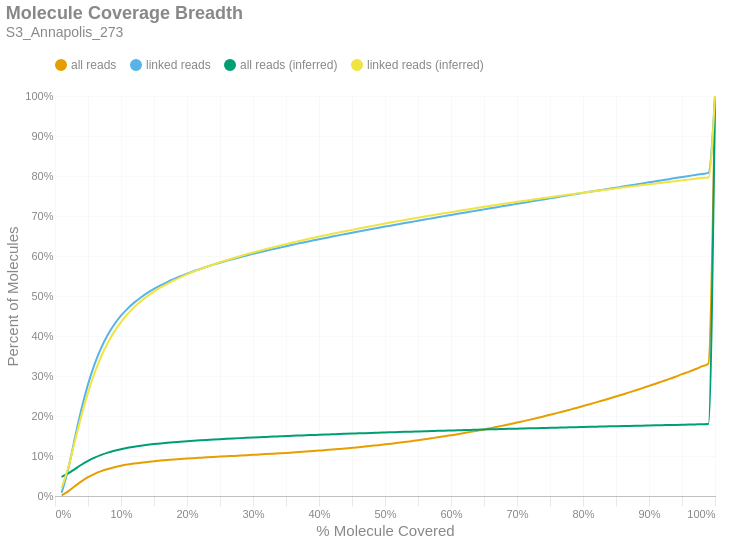

The cell this chart's notebook holds for it:
### Markdown cell above
### Molecule Read Coverage
This chart shows molecule coverage breadth as computed by the number of bases aligned to that molecule. In other words, "*how much of each unique long molecule is actually sequenced/aligned?*" Keep in mind there is a distinction between sequences and alignments, since some sequences belonging to a particular molecule may not align well and wouldn't appear in the alignment data. This chart also shows molecule coverage breadth as computed by the *inferred fragment* from which the aligned sequences originate. Unlike read coverage, this calculation takes into account the total insert size, including unsequenced gaps between the forward and reverse reads. Like the previous figures, these are cumulative percents.

### Code cell
if SKIPLR:
    print_html(f"Skipped")
else:
    binned_df = consolidated_hist(valids['coverage_bp'], mask, 0.01, True)
    binned_df_inf = consolidated_hist(valids['coverage_inserts'], mask, 0.01, True)
    binned_df = binned_df.with_columns(pl.lit(binned_df_inf['all reads (cumsum)']).alias('all reads (inferred)'))
    binned_df = binned_df.with_columns(pl.lit(binned_df_inf['linked reads (cumsum)']).alias('linked reads (inferred)'))
    binned_df = binned_df.with_columns(
        (pl.col('bin').cast(pl.Float64) + 0.01).alias('right_edge')
    )

    with SafeRender(binned_df):
        (
            density_plot(binned_df, 'Molecule Coverage Breadth', samplename, 'molcov', ['all reads (inferred)','linked reads (inferred)'])
            .encode(
                #x=alt.X('bin:Q', title="% Molecule Covered").axis(format = '%').scale(padding=0),
                x=alt.X('right_edge:Q', title="% Molecule Covered").axis(format='%').scale(padding=0),
                y=alt.Y('value:Q', title='Percent of Molecules')
                    .axis(format='%')
                    .stack(False)
                    .scale(domainMin=0, padding=0),
                color=alt.Color("key:N").scale(domain = ["all reads", "linked reads", "all reads (inferred)", "linked reads (inferred)"]),
                tooltip = [
                    alt.Tooltip("key:N", title = "Data Type"),
                    alt.Tooltip("range_label:N", title="% Molecule Covered"),
                    alt.Tooltip("value:Q", format = ".2%", title="% Molecules")
                ]
            )
        ).display()

### Figure 1 — Vega-Lite specification as saved in the notebook (floating-point values rounded to 4 significant figures)
{"width": "container", "height": 400, "config": {"title": {"anchor": "start", "dy": -15, "fontSize": 18, "color": "#888888", "subtitleColor": "#888888", "subtitleFontSize": 14}, "arc": {"fill": "#0072B2"}, "axis": {"domainColor": "#888888", "domainWidth": 0.5, "gridWidth": 0.2, "grid": false, "titleFontWeight": 400, "titleFontSize": 15, "labelFontSize": 11, "labelColor": "#888888", "tickColor": "#888888", "tickWidth": 0.2, "titleColor": "#888888"}, "axisBand": {"grid": false}, "axisX": {"grid": true, "tickSize": 10, "domainCap": "round"}, "axisY": {"domain": false, "grid": true, "tickSize": 0, "domainCap": "round"}, "background": "transparent", "header": {"labelFontSize": 15, "labelColor": "#888888", "titleFontSize": 15, "titleFontWeight": 600, "titleColor": "#888888"}, "legend": {"labelFont": "sans-serif", "labelFontSize": 12, "labelColor": "#888888", "symbolSize": 100, "symbolType": "circle", "titleFontSize": 12, "titlePadding": 10, "titleColor": "#888888", "title": null, "orient": "top"}, "range": {"category": ["#E69F00", "#56B4E9", "#009E73", "#F0E442", "#0072B2", "#D55E00", "#CC79A7", "#000000"], "diverging": ["#cfe8f3", "#a2d4ec", "#73bfe2", "#46abdb", "#1696d2", "#12719e"]}, "area": {"fill": "#0072B2", "fillOpacity": 0.7, "line": true, "strokeOpacity": 0.7}, "line": {"color": "#0072B2", "stroke": "#0072B2", "strokeWidth": 2}, "trail": {"color": "#0072B2", "stroke": "#0072B2", "strokeWidth": 0, "size": 1}, "point": {"filled": true, "fillOpacity": 1.0, "size": 95}, "text": {"color": "#888888", "fontSize": 11, "align": "right", "fontWeight": 400, "size": 11}, "bar": {"fill": "#0072B2", "stroke": null}, "view": {"stroke": null, "continuousWidth": 660, "continuousHeight": 400}}, "data": {"name": "data-28574bd2c6925624fb83f346ff1dd009"}, "mark": {"type": "line", "interpolate": "monotone", "point": {"opacity": 0, "size": 275}}, "encoding": {"color": {"field": "key", "scale": {"domain": ["all reads", "linked reads", "all reads (inferred)", "linked reads (inferred)"]}, "type": "nominal"}, "tooltip": [{"field": "key", "title": "Data Type", "type": "nominal"}, {"field": "range_label", "title": "% Molecule Covered", "type": "nominal"}, {"field": "value", "format": ".2%", "title": "% Molecules", "type": "quantitative"}], "x": {"axis": {"format": "%"}, "field": "right_edge", "scale": {"padding": 0}, "title": "% Molecule Covered", "type": "quantitative"}, "y": {"axis": {"format": "%"}, "field": "value", "scale": {"domainMin": 0, "padding": 0}, "stack": false, "title": "Percent of Molecules", "type": "quantitative"}}, "params": [{"name": "param_c36ac31b6afebe62", "select": {"type": "point", "fields": ["key"]}, "bind": "legend"}], "title": {"text": "Molecule Coverage Breadth", "subtitle": "S3_Annapolis_273"}, "transform": [{"fold": ["all reads (cumsum)", "linked reads (cumsum)", "all reads (inferred)", "linked reads (inferred)"]}, {"calculate": "replace(datum.key, ' (cumsum)', '')", "as": "key"}, {"filter": {"param": "param_c36ac31b6afebe62"}}], "usermeta": {"embedOptions": {"downloadFileName": "S3_Annapolis_273.molcov"}}, "$schema": "https://vega.github.io/schema/vega-lite/v6.1.0.json", "datasets": {"data-28574bd2c6925624fb83f346ff1dd009": [{"bin": "0.0", "interval": "0.0-0.01", "all reads": 0.001492, "linked reads": 0.007995, "all reads (cumsum)": 0.001492, "linked reads (cumsum)": 0.007995, "range_label": "0.0-0.01", "all reads (inferred)": 0.04784, "linked reads (inferred)": 0.02013, "right_edge": 0.01}, {"bin": "0.01", "interval": "0.01-0.02", "all reads": 0.009984, "linked reads": 0.05889, "all reads (cumsum)": 0.01148, "linked reads (cumsum)": 0.06688, "range_label": "0.01-0.02", "all reads (inferred)": 0.05639, "linked reads (inferred)": 0.07073, "right_edge": 0.02}, {"bin": "0.02", "interval": "0.02-0.03", "all reads": 0.01289, "linked reads": 0.07703, "all reads (cumsum)": 0.02437, "linked reads (cumsum)": 0.1439, "range_label": "0.02-0.03", "all reads (inferred)": 0.06738, "linked reads (inferred)": 0.1365, "right_edge": 0.03}, {"bin": "0.03", "interval": "0.03-0.04", "all reads": 0.01219, "linked reads": 0.07294, "all reads (cumsum)": 0.03656, "linked reads (cumsum)": 0.2168, "range_label": "0.03-0.04", "all reads (inferred)": 0.0781, "linked reads (inferred)": 0.2009, "right_edge": 0.04}, {"bin": "0.04", "interval": "0.04-0.05", "all reads": 0.01038, "linked reads": 0.06225, "all reads (cumsum)": 0.04694, "linked reads (cumsum)": 0.2791, "range_label": "0.04-0.05", "all reads (inferred)": 0.08769, "linked reads (inferred)": 0.2585, "right_edge": 0.05}, {"bin": "0.05", "interval": "0.05-0.06", "all reads": 0.00847, "linked reads": 0.05074, "all reads (cumsum)": 0.05541, "linked reads (cumsum)": 0.3298, "range_label": "0.05-0.06", "all reads (inferred)": 0.09589, "linked reads (inferred)": 0.3077, "right_edge": 0.06}, {"bin": "0.06", "interval": "0.06-0.07", "all reads": 0.006785, "linked reads": 0.04066, "all reads (cumsum)": 0.0622, "linked reads (cumsum)": 0.3705, "range_label": "0.06-0.07", "all reads (inferred)": 0.1027, "linked reads (inferred)": 0.3487, "right_edge": 0.07}, {"bin": "0.07", "interval": "0.07-0.08", "all reads": 0.005432, "linked reads": 0.03254, "all reads (cumsum)": 0.06763, "linked reads (cumsum)": 0.403, "range_label": "0.07-0.08", "all reads (inferred)": 0.1084, "linked reads (inferred)": 0.3829, "right_edge": 0.08}, {"bin": "0.08", "interval": "0.08-0.09", "all reads": 0.004396, "linked reads": 0.02625, "all reads (cumsum)": 0.07203, "linked reads (cumsum)": 0.4293, "range_label": "0.08-0.09", "all reads (inferred)": 0.1131, "linked reads (inferred)": 0.411, "right_edge": 0.09}, {"bin": "0.09", "interval": "0.09-0.1", "all reads": 0.0036, "linked reads": 0.02142, "all reads (cumsum)": 0.07563, "linked reads (cumsum)": 0.4507, "range_label": "0.09-0.1", "all reads (inferred)": 0.117, "linked reads (inferred)": 0.4347, "right_edge": 0.1}, {"bin": "0.1", "interval": "0.1-0.11", "all reads": 0.003002, "linked reads": 0.01777, "all reads (cumsum)": 0.07863, "linked reads (cumsum)": 0.4685, "range_label": "0.1-0.11", "all reads (inferred)": 0.1204, "linked reads (inferred)": 0.455, "right_edge": 0.11}, {"bin": "0.11", "interval": "0.11-0.12", "all reads": 0.002526, "linked reads": 0.01493, "all reads (cumsum)": 0.08115, "linked reads (cumsum)": 0.4834, "range_label": "0.11-0.12", "all reads (inferred)": 0.1232, "linked reads (inferred)": 0.4719, "right_edge": 0.12}, {"bin": "0.12", "interval": "0.12-0.13", "all reads": 0.002187, "linked reads": 0.01297, "all reads (cumsum)": 0.08334, "linked reads (cumsum)": 0.4964, "range_label": "0.12-0.13", "all reads (inferred)": 0.1257, "linked reads (inferred)": 0.4866, "right_edge": 0.13}, {"bin": "0.13", "interval": "0.13-0.14", "all reads": 0.00193, "linked reads": 0.0114, "all reads (cumsum)": 0.08527, "linked reads (cumsum)": 0.5078, "range_label": "0.13-0.14", "all reads (inferred)": 0.1279, "linked reads (inferred)": 0.4996, "right_edge": 0.14}, {"bin": "0.14", "interval": "0.14-0.15", "all reads": 0.001701, "linked reads": 0.01002, "all reads (cumsum)": 0.08697, "linked reads (cumsum)": 0.5178, "range_label": "0.14-0.15", "all reads (inferred)": 0.1298, "linked reads (inferred)": 0.5111, "right_edge": 0.15}, {"bin": "0.15", "interval": "0.15-0.16", "all reads": 0.001534, "linked reads": 0.009, "all reads (cumsum)": 0.08851, "linked reads (cumsum)": 0.5268, "range_label": "0.15-0.16", "all reads (inferred)": 0.1315, "linked reads (inferred)": 0.5213, "right_edge": 0.16}, {"bin": "0.16", "interval": "0.16-0.17", "all reads": 0.001391, "linked reads": 0.008109, "all reads (cumsum)": 0.0899, "linked reads (cumsum)": 0.5349, "range_label": "0.16-0.17", "all reads (inferred)": 0.133, "linked reads (inferred)": 0.5304, "right_edge": 0.17}, {"bin": "0.17", "interval": "0.17-0.18", "all reads": 0.001265, "linked reads": 0.007358, "all reads (cumsum)": 0.09116, "linked reads (cumsum)": 0.5423, "range_label": "0.17-0.18", "all reads (inferred)": 0.1345, "linked reads (inferred)": 0.5389, "right_edge": 0.18}, {"bin": "0.18", "interval": "0.18-0.19", "all reads": 0.001216, "linked reads": 0.007019, "all reads (cumsum)": 0.09238, "linked reads (cumsum)": 0.5493, "range_label": "0.18-0.19", "all reads (inferred)": 0.1358, "linked reads (inferred)": 0.5467, "right_edge": 0.19}, {"bin": "0.19", "interval": "0.19-0.2", "all reads": 0.001143, "linked reads": 0.006523, "all reads (cumsum)": 0.09352, "linked reads (cumsum)": 0.5558, "range_label": "0.19-0.2", "all reads (inferred)": 0.137, "linked reads (inferred)": 0.554, "right_edge": 0.2}, {"bin": "0.2", "interval": "0.2-0.21", "all reads": 0.001085, "linked reads": 0.006148, "all reads (cumsum)": 0.09461, "linked reads (cumsum)": 0.562, "range_label": "0.2-0.21", "all reads (inferred)": 0.1381, "linked reads (inferred)": 0.5608, "right_edge": 0.21}, {"bin": "0.21", "interval": "0.21-0.22", "all reads": 0.001006, "linked reads": 0.005692, "all reads (cumsum)": 0.09561, "linked reads (cumsum)": 0.5676, "range_label": "0.21-0.22", "all reads (inferred)": 0.1392, "linked reads (inferred)": 0.5672, "right_edge": 0.22}, {"bin": "0.22", "interval": "0.22-0.23", "all reads": 0.0009903, "linked reads": 0.005558, "all reads (cumsum)": 0.0966, "linked reads (cumsum)": 0.5732, "range_label": "0.22-0.23", "all reads (inferred)": 0.1402, "linked reads (inferred)": 0.5732, "right_edge": 0.23}, {"bin": "0.23", "interval": "0.23-0.24", "all reads": 0.0009434, "linked reads": 0.005222, "all reads (cumsum)": 0.09755, "linked reads (cumsum)": 0.5784, "range_label": "0.23-0.24", "all reads (inferred)": 0.1412, "linked reads (inferred)": 0.5789, "right_edge": 0.24}, {"bin": "0.24", "interval": "0.24-0.25", "all reads": 0.0008971, "linked reads": 0.004876, "all reads (cumsum)": 0.09844, "linked reads (cumsum)": 0.5833, "range_label": "0.24-0.25", "all reads (inferred)": 0.1421, "linked reads (inferred)": 0.5843, "right_edge": 0.25}, {"bin": "0.25", "interval": "0.25-0.26", "all reads": 0.0008676, "linked reads": 0.004681, "all reads (cumsum)": 0.09931, "linked reads (cumsum)": 0.588, "range_label": "0.25-0.26", "all reads (inferred)": 0.143, "linked reads (inferred)": 0.5895, "right_edge": 0.26}, {"bin": "0.26", "interval": "0.26-0.27", "all reads": 0.0008503, "linked reads": 0.004484, "all reads (cumsum)": 0.1002, "linked reads (cumsum)": 0.5925, "range_label": "0.26-0.27", "all reads (inferred)": 0.1439, "linked reads (inferred)": 0.5945, "right_edge": 0.27}, {"bin": "0.27", "interval": "0.27-0.28", "all reads": 0.0008767, "linked reads": 0.004463, "all reads (cumsum)": 0.101, "linked reads (cumsum)": 0.5969, "range_label": "0.27-0.28", "all reads (inferred)": 0.1447, "linked reads (inferred)": 0.5994, "right_edge": 0.28}, {"bin": "0.28", "interval": "0.28-0.29", "all reads": 0.0008828, "linked reads": 0.004299, "all reads (cumsum)": 0.1019, "linked reads (cumsum)": 0.6012, "range_label": "0.28-0.29", "all reads (inferred)": 0.1455, "linked reads (inferred)": 0.6042, "right_edge": 0.29}, {"bin": "0.29", "interval": "0.29-0.3", "all reads": 0.0009182, "linked reads": 0.004184, "all reads (cumsum)": 0.1028, "linked reads (cumsum)": 0.6054, "range_label": "0.29-0.3", "all reads (inferred)": 0.1463, "linked reads (inferred)": 0.6088, "right_edge": 0.3}, {"bin": "0.3", "interval": "0.3-0.31", "all reads": 0.000937, "linked reads": 0.004074, "all reads (cumsum)": 0.1038, "linked reads (cumsum)": 0.6095, "range_label": "0.3-0.31", "all reads (inferred)": 0.147, "linked reads (inferred)": 0.6132, "right_edge": 0.31}, {"bin": "0.31", "interval": "0.31-0.32", "all reads": 0.0009198, "linked reads": 0.003837, "all reads (cumsum)": 0.1047, "linked reads (cumsum)": 0.6133, "range_label": "0.31-0.32", "all reads (inferred)": 0.1478, "linked reads (inferred)": 0.6173, "right_edge": 0.32}, {"bin": "0.32", "interval": "0.32-0.33", "all reads": 0.0009717, "linked reads": 0.003767, "all reads (cumsum)": 0.1057, "linked reads (cumsum)": 0.6171, "range_label": "0.32-0.33", "all reads (inferred)": 0.1485, "linked reads (inferred)": 0.6216, "right_edge": 0.33}, {"bin": "0.33", "interval": "0.33-0.34", "all reads": 0.0009919, "linked reads": 0.003743, "all reads (cumsum)": 0.1067, "linked reads (cumsum)": 0.6208, "range_label": "0.33-0.34", "all reads (inferred)": 0.1492, "linked reads (inferred)": 0.6256, "right_edge": 0.34}, {"bin": "0.34", "interval": "0.34-0.35", "all reads": 0.001047, "linked reads": 0.003703, "all reads (cumsum)": 0.1077, "linked reads (cumsum)": 0.6245, "range_label": "0.34-0.35", "all reads (inferred)": 0.1499, "linked reads (inferred)": 0.6296, "right_edge": 0.35}, {"bin": "0.35", "interval": "0.35-0.36", "all reads": 0.001096, "linked reads": 0.003691, "all reads (cumsum)": 0.1088, "linked reads (cumsum)": 0.6282, "range_label": "0.35-0.36", "all reads (inferred)": 0.1506, "linked reads (inferred)": 0.6337, "right_edge": 0.36}, {"bin": "0.36", "interval": "0.36-0.37", "all reads": 0.001084, "linked reads": 0.003468, "all reads (cumsum)": 0.1099, "linked reads (cumsum)": 0.6317, "range_label": "0.36-0.37", "all reads (inferred)": 0.1512, "linked reads (inferred)": 0.6375, "right_edge": 0.37}, {"bin": "0.37", "interval": "0.37-0.38", "all reads": 0.001144, "linked reads": 0.003528, "all reads (cumsum)": 0.111, "linked reads (cumsum)": 0.6352, "range_label": "0.37-0.38", "all reads (inferred)": 0.1519, "linked reads (inferred)": 0.6413, "right_edge": 0.38}, {"bin": "0.38", "interval": "0.38-0.39", "all reads": 0.001183, "linked reads": 0.00335, "all reads (cumsum)": 0.1122, "linked reads (cumsum)": 0.6386, "range_label": "0.38-0.39", "all reads (inferred)": 0.1525, "linked reads (inferred)": 0.645, "right_edge": 0.39}, {"bin": "0.39", "interval": "0.39-0.4", "all reads": 0.001284, "linked reads": 0.003458, "all reads (cumsum)": 0.1135, "linked reads (cumsum)": 0.642, "range_label": "0.39-0.4", "all reads (inferred)": 0.1531, "linked reads (inferred)": 0.6486, "right_edge": 0.4}, {"bin": "0.4", "interval": "0.4-0.41", "all reads": 0.001247, "linked reads": 0.003195, "all reads (cumsum)": 0.1147, "linked reads (cumsum)": 0.6452, "range_label": "0.4-0.41", "all reads (inferred)": 0.1537, "linked reads (inferred)": 0.6521, "right_edge": 0.41}, {"bin": "0.41", "interval": "0.41-0.42", "all reads": 0.001348, "linked reads": 0.003289, "all reads (cumsum)": 0.1161, "linked reads (cumsum)": 0.6485, "range_label": "0.41-0.42", "all reads (inferred)": 0.1543, "linked reads (inferred)": 0.6554, "right_edge": 0.42}, {"bin": "0.42", "interval": "0.42-0.43", "all reads": 0.001418, "linked reads": 0.003232, "all reads (cumsum)": 0.1175, "linked reads (cumsum)": 0.6517, "range_label": "0.42-0.43", "all reads (inferred)": 0.1549, "linked reads (inferred)": 0.6589, "right_edge": 0.43}, {"bin": "0.43", "interval": "0.43-0.44", "all reads": 0.001454, "linked reads": 0.003224, "all reads (cumsum)": 0.119, "linked reads (cumsum)": 0.655, "range_label": "0.43-0.44", "all reads (inferred)": 0.1555, "linked reads (inferred)": 0.6621, "right_edge": 0.44}, {"bin": "0.44", "interval": "0.44-0.45", "all reads": 0.001542, "linked reads": 0.003201, "all reads (cumsum)": 0.1205, "linked reads (cumsum)": 0.6582, "range_label": "0.44-0.45", "all reads (inferred)": 0.156, "linked reads (inferred)": 0.6654, "right_edge": 0.45}, {"bin": "0.45", "interval": "0.45-0.46", "all reads": 0.00156, "linked reads": 0.003096, "all reads (cumsum)": 0.1221, "linked reads (cumsum)": 0.6613, "range_label": "0.45-0.46", "all reads (inferred)": 0.1566, "linked reads (inferred)": 0.6686, "right_edge": 0.46}, {"bin": "0.46", "interval": "0.46-0.47", "all reads": 0.001628, "linked reads": 0.003072, "all reads (cumsum)": 0.1237, "linked reads (cumsum)": 0.6643, "range_label": "0.46-0.47", "all reads (inferred)": 0.1572, "linked reads (inferred)": 0.6718, "right_edge": 0.47}, {"bin": "0.47", "interval": "0.47-0.48", "all reads": 0.001716, "linked reads": 0.003055, "all reads (cumsum)": 0.1254, "linked reads (cumsum)": 0.6674, "range_label": "0.47-0.48", "all reads (inferred)": 0.1577, "linked reads (inferred)": 0.6749, "right_edge": 0.48}, {"bin": "0.48", "interval": "0.48-0.49", "all reads": 0.001728, "linked reads": 0.003, "all reads (cumsum)": 0.1271, "linked reads (cumsum)": 0.6704, "range_label": "0.48-0.49", "all reads (inferred)": 0.1582, "linked reads (inferred)": 0.678, "right_edge": 0.49}, {"bin": "0.49", "interval": "0.49-0.5", "all reads": 0.002, "linked reads": 0.003124, "all reads (cumsum)": 0.1291, "linked reads (cumsum)": 0.6735, "range_label": "0.49-0.5", "all reads (inferred)": 0.1588, "linked reads (inferred)": 0.6812, "right_edge": 0.5}, {"bin": "0.5", "interval": "0.5-0.51", "all reads": 0.001769, "linked reads": 0.002847, "all reads (cumsum)": 0.1309, "linked reads (cumsum)": 0.6764, "range_label": "0.5-0.51", "all reads (inferred)": 0.1593, "linked reads (inferred)": 0.6841, "right_edge": 0.51}, {"bin": "0.51", "interval": "0.51-0.52", "all reads": 0.002021, "linked reads": 0.002987, "all reads (cumsum)": 0.1329, "linked reads (cumsum)": 0.6794, "range_label": "0.51-0.52", "all reads (inferred)": 0.1598, "linked reads (inferred)": 0.6872, "right_edge": 0.52}, {"bin": "0.52", "interval": "0.52-0.53", "all reads": 0.002043, "linked reads": 0.002953, "all reads (cumsum)": 0.135, "linked reads (cumsum)": 0.6823, "range_label": "0.52-0.53", "all reads (inferred)": 0.1604, "linked reads (inferred)": 0.6901, "right_edge": 0.53}, {"bin": "0.53", "interval": "0.53-0.54", "all reads": 0.002182, "linked reads": 0.002936, "all reads (cumsum)": 0.1372, "linked reads (cumsum)": 0.6852, "range_label": "0.53-0.54", "all reads (inferred)": 0.1609, "linked reads (inferred)": 0.693, "right_edge": 0.54}, {"bin": "0.54", "interval": "0.54-0.55", "all reads": 0.002182, "linked reads": 0.002926, "all reads (cumsum)": 0.1393, "linked reads (cumsum)": 0.6882, "range_label": "0.54-0.55", "all reads (inferred)": 0.1614, "linked reads (inferred)": 0.6958, "right_edge": 0.55}, {"bin": "0.55", "interval": "0.55-0.56", "all reads": 0.002353, "linked reads": 0.002944, "all reads (cumsum)": 0.1417, "linked reads (cumsum)": 0.6911, "range_label": "0.55-0.56", "all reads (inferred)": 0.1619, "linked reads (inferred)": 0.6987, "right_edge": 0.56}, {"bin": "0.56", "interval": "0.56-0.57", "all reads": 0.002437, "linked reads": 0.002869, "all reads (cumsum)": 0.1441, "linked reads (cumsum)": 0.694, "range_label": "0.56-0.57", "all reads (inferred)": 0.1624, "linked reads (inferred)": 0.7014, "right_edge": 0.57}, {"bin": "0.57", "interval": "0.57-0.58", "all reads": 0.002468, "linked reads": 0.002886, "all reads (cumsum)": 0.1466, "linked reads (cumsum)": 0.6969, "range_label": "0.57-0.58", "all reads (inferred)": 0.1629, "linked reads (inferred)": 0.7042, "right_edge": 0.58}, {"bin": "0.58", "interval": "0.58-0.59", "all reads": 0.002596, "linked reads": 0.002832, "all reads (cumsum)": 0.1492, "linked reads (cumsum)": 0.6997, "range_label": "0.58-0.59", "all reads (inferred)": 0.1633, "linked reads (inferred)": 0.7069, "right_edge": 0.59}, {"bin": "0.59", "interval": "0.59-0.6", "all reads": 0.002681, "linked reads": 0.00297, "all reads (cumsum)": 0.1519, "linked reads (cumsum)": 0.7027, "range_label": "0.59-0.6", "all reads (inferred)": 0.1638, "linked reads (inferred)": 0.7096, "right_edge": 0.6}, {"bin": "0.6", "interval": "0.6-0.61", "all reads": 0.002681, "linked reads": 0.002775, "all reads (cumsum)": 0.1546, "linked reads (cumsum)": 0.7054, "range_label": "0.6-0.61", "all reads (inferred)": 0.1643, "linked reads (inferred)": 0.7123, "right_edge": 0.61}, {"bin": "0.61", "interval": "0.61-0.62", "all reads": 0.002905, "linked reads": 0.002803, "all reads (cumsum)": 0.1575, "linked reads (cumsum)": 0.7082, "range_label": "0.61-0.62", "all reads (inferred)": 0.1648, "linked reads (inferred)": 0.7151, "right_edge": 0.62}, {"bin": "0.62", "interval": "0.62-0.63", "all reads": 0.002886, "linked reads": 0.002756, "all reads (cumsum)": 0.1603, "linked reads (cumsum)": 0.711, "range_label": "0.62-0.63", "all reads (inferred)": 0.1653, "linked reads (inferred)": 0.7177, "right_edge": 0.63}, {"bin": "0.63", "interval": "0.63-0.64", "all reads": 0.003048, "linked reads": 0.002767, "all reads (cumsum)": 0.1634, "linked reads (cumsum)": 0.7138, "range_label": "0.63-0.64", "all reads (inferred)": 0.1657, "linked reads (inferred)": 0.7205, "right_edge": 0.64}, {"bin": "0.64", "interval": "0.64-0.65", "all reads": 0.003066, "linked reads": 0.002803, "all reads (cumsum)": 0.1665, "linked reads (cumsum)": 0.7166, "range_label": "0.64-0.65", "all reads (inferred)": 0.1662, "linked reads (inferred)": 0.7229, "right_edge": 0.65}, {"bin": "0.65", "interval": "0.65-0.66", "all reads": 0.003266, "linked reads": 0.002732, "all reads (cumsum)": 0.1697, "linked reads (cumsum)": 0.7193, "range_label": "0.65-0.66", "all reads (inferred)": 0.1666, "linked reads (inferred)": 0.7254, "right_edge": 0.66}, {"bin": "0.66", "interval": "0.66-0.67", "all reads": 0.003253, "linked reads": 0.002821, "all reads (cumsum)": 0.173, "linked reads (cumsum)": 0.7221, "range_label": "0.66-0.67", "all reads (inferred)": 0.1671, "linked reads (inferred)": 0.7279, "right_edge": 0.67}, {"bin": "0.67", "interval": "0.67-0.68", "all reads": 0.003424, "linked reads": 0.002677, "all reads (cumsum)": 0.1764, "linked reads (cumsum)": 0.7248, "range_label": "0.67-0.68", "all reads (inferred)": 0.1675, "linked reads (inferred)": 0.7304, "right_edge": 0.68}, {"bin": "0.68", "interval": "0.68-0.69", "all reads": 0.003489, "linked reads": 0.002802, "all reads (cumsum)": 0.1799, "linked reads (cumsum)": 0.7276, "range_label": "0.68-0.69", "all reads (inferred)": 0.168, "linked reads (inferred)": 0.7329, "right_edge": 0.69}, {"bin": "0.69", "interval": "0.69-0.7", "all reads": 0.003683, "linked reads": 0.002812, "all reads (cumsum)": 0.1836, "linked reads (cumsum)": 0.7304, "range_label": "0.69-0.7", "all reads (inferred)": 0.1684, "linked reads (inferred)": 0.7354, "right_edge": 0.7}, {"bin": "0.7", "interval": "0.7-0.71", "all reads": 0.003627, "linked reads": 0.002803, "all reads (cumsum)": 0.1872, "linked reads (cumsum)": 0.7332, "range_label": "0.7-0.71", "all reads (inferred)": 0.1688, "linked reads (inferred)": 0.7377, "right_edge": 0.71}, {"bin": "0.71", "interval": "0.71-0.72", "all reads": 0.003745, "linked reads": 0.002696, "all reads (cumsum)": 0.1909, "linked reads (cumsum)": 0.7359, "range_label": "0.71-0.72", "all reads (inferred)": 0.1692, "linked reads (inferred)": 0.74, "right_edge": 0.72}, {"bin": "0.72", "interval": "0.72-0.73", "all reads": 0.003952, "linked reads": 0.002779, "all reads (cumsum)": 0.1949, "linked reads (cumsum)": 0.7387, "range_label": "0.72-0.73", "all reads (inferred)": 0.1697, "linked reads (inferred)": 0.7424, "right_edge": 0.73}, {"bin": "0.73", "interval": "0.73-0.74", "all reads": 0.003912, "linked reads": 0.002722, "all reads (cumsum)": 0.1988, "linked reads (cumsum)": 0.7414, "range_label": "0.73-0.74", "all reads (inferred)": 0.1701, "linked reads (inferred)": 0.7447, "right_edge": 0.74}, {"bin": "0.74", "interval": "0.74-0.75", "all reads": 0.004286, "linked reads": 0.002892, "all reads (cumsum)": 0.2031, "linked reads (cumsum)": 0.7443, "range_label": "0.74-0.75", "all reads (inferred)": 0.1705, "linked reads (inferred)": 0.7471, "right_edge": 0.75}, {"bin": "0.75", "interval": "0.75-0.76", "all reads": 0.004045, "linked reads": 0.002626, "all reads (cumsum)": 0.2071, "linked reads (cumsum)": 0.7469, "range_label": "0.75-0.76", "all reads (inferred)": 0.1709, "linked reads (inferred)": 0.7493, "right_edge": 0.76}, {"bin": "0.76", "interval": "0.76-0.77", "all reads": 0.004264, "linked reads": 0.002732, "all reads (cumsum)": 0.2114, "linked reads (cumsum)": 0.7497, "range_label": "0.76-0.77", "all reads (inferred)": 0.1713, "linked reads (inferred)": 0.7516, "right_edge": 0.77}, {"bin": "0.77", "interval": "0.77-0.78", "all reads": 0.004328, "linked reads": 0.002697, "all reads (cumsum)": 0.2157, "linked reads (cumsum)": 0.7524, "range_label": "0.77-0.78", "all reads (inferred)": 0.1717, "linked reads (inferred)": 0.7538, "right_edge": 0.78}, {"bin": "0.78", "interval": "0.78-0.79", "all reads": 0.004436, "linked reads": 0.002651, "all reads (cumsum)": 0.2202, "linked reads (cumsum)": 0.755, "range_label": "0.78-0.79", "all reads (inferred)": 0.1721, "linked reads (inferred)": 0.7561, "right_edge": 0.79}, {"bin": "0.79", "interval": "0.79-0.8", "all reads": 0.004774, "linked reads": 0.002822, "all reads (cumsum)": 0.2249, "linked reads (cumsum)": 0.7578, "range_label": "0.79-0.8", "all reads (inferred)": 0.1725, "linked reads (inferred)": 0.7583, "right_edge": 0.8}, {"bin": "0.8", "interval": "0.8-0.81", "all reads": 0.004492, "linked reads": 0.002625, "all reads (cumsum)": 0.2294, "linked reads (cumsum)": 0.7605, "range_label": "0.8-0.81", "all reads (inferred)": 0.1729, "linked reads (inferred)": 0.7605, "right_edge": 0.81}, {"bin": "0.81", "interval": "0.81-0.82", "all reads": 0.004654, "linked reads": 0.002586, "all reads (cumsum)": 0.2341, "linked reads (cumsum)": 0.763, "range_label": "0.81-0.82", "all reads (inferred)": 0.1733, "linked reads (inferred)": 0.7627, "right_edge": 0.82}, {"bin": "0.82", "interval": "0.82-0.83", "all reads": 0.004854, "linked reads": 0.002618, "all reads (cumsum)": 0.2389, "linked reads (cumsum)": 0.7657, "range_label": "0.82-0.83", "all reads (inferred)": 0.1737, "linked reads (inferred)": 0.7648, "right_edge": 0.83}, {"bin": "0.83", "interval": "0.83-0.84", "all reads": 0.004918, "linked reads": 0.00261, "all reads (cumsum)": 0.2439, "linked reads (cumsum)": 0.7683, "range_label": "0.83-0.84", "all reads (inferred)": 0.1741, "linked reads (inferred)": 0.7669, "right_edge": 0.84}, {"bin": "0.84", "interval": "0.84-0.85", "all reads": 0.004909, "linked reads": 0.002549, "all reads (cumsum)": 0.2488, "linked reads (cumsum)": 0.7708, "range_label": "0.84-0.85", "all reads (inferred)": 0.1745, "linked reads (inferred)": 0.7691, "right_edge": 0.85}, {"bin": "0.85", "interval": "0.85-0.86", "all reads": 0.005116, "linked reads": 0.002667, "all reads (cumsum)": 0.2539, "linked reads (cumsum)": 0.7735, "range_label": "0.85-0.86", "all reads (inferred)": 0.1749, "linked reads (inferred)": 0.7712, "right_edge": 0.86}, {"bin": "0.86", "interval": "0.86-0.87", "all reads": 0.005089, "linked reads": 0.002668, "all reads (cumsum)": 0.259, "linked reads (cumsum)": 0.7762, "range_label": "0.86-0.87", "all reads (inferred)": 0.1752, "linked reads (inferred)": 0.7732, "right_edge": 0.87}, {"bin": "0.87", "interval": "0.87-0.88", "all reads": 0.005311, "linked reads": 0.002691, "all reads (cumsum)": 0.2643, "linked reads (cumsum)": 0.7789, "range_label": "0.87-0.88", "all reads (inferred)": 0.1756, "linked reads (inferred)": 0.7753, "right_edge": 0.88}, {"bin": "0.88", "interval": "0.88-0.89", "all reads": 0.005345, "linked reads": 0.002696, "all reads (cumsum)": 0.2696, "linked reads (cumsum)": 0.7815, "range_label": "0.88-0.89", "all reads (inferred)": 0.1759, "linked reads (inferred)": 0.7772, "right_edge": 0.89}, {"bin": "0.89", "interval": "0.89-0.9", "all reads": 0.005585, "linked reads": 0.002703, "all reads (cumsum)": 0.2752, "linked reads (cumsum)": 0.7843, "range_label": "0.89-0.9", "all reads (inferred)": 0.1763, "linked reads (inferred)": 0.7793, "right_edge": 0.9}, {"bin": "0.9", "interval": "0.9-0.91", "all reads": 0.005325, "linked reads": 0.00263, "all reads (cumsum)": 0.2805, "linked reads (cumsum)": 0.7869, "range_label": "0.9-0.91", "all reads (inferred)": 0.1767, "linked reads (inferred)": 0.7813, "right_edge": 0.91}, {"bin": "0.91", "interval": "0.91-0.92", "all reads": 0.006106, "linked reads": 0.002648, "all reads (cumsum)": 0.2866, "linked reads (cumsum)": 0.7895, "range_label": "0.91-0.92", "all reads (inferred)": 0.177, "linked reads (inferred)": 0.7832, "right_edge": 0.92}, {"bin": "0.92", "interval": "0.92-0.93", "all reads": 0.00542, "linked reads": 0.002615, "all reads (cumsum)": 0.2921, "linked reads (cumsum)": 0.7921, "range_label": "0.92-0.93", "all reads (inferred)": 0.1774, "linked reads (inferred)": 0.7851, "right_edge": 0.93}, {"bin": "0.93", "interval": "0.93-0.94", "all reads": 0.005949, "linked reads": 0.002703, "all reads (cumsum)": 0.298, "linked reads (cumsum)": 0.7948, "range_label": "0.93-0.94", "all reads (inferred)": 0.1778, "linked reads (inferred)": 0.787, "right_edge": 0.94}, {"bin": "0.94", "interval": "0.94-0.95", "all reads": 0.006548, "linked reads": 0.002639, "all reads (cumsum)": 0.3046, "linked reads (cumsum)": 0.7975, "range_label": "0.94-0.95", "all reads (inferred)": 0.1781, "linked reads (inferred)": 0.7891, "right_edge": 0.95}, {"bin": "0.95", "interval": "0.95-0.96", "all reads": 0.005632, "linked reads": 0.002572, "all reads (cumsum)": 0.3102, "linked reads (cumsum)": 0.8001, "range_label": "0.95-0.96", "all reads (inferred)": 0.1785, "linked reads (inferred)": 0.7909, "right_edge": 0.96}, {"bin": "0.96", "interval": "0.96-0.97", "all reads": 0.006598, "linked reads": 0.002596, "all reads (cumsum)": 0.3168, "linked reads (cumsum)": 0.8027, "range_label": "0.96-0.97", "all reads (inferred)": 0.1789, "linked reads (inferred)": 0.7931, "right_edge": 0.97}, {"bin": "0.97", "interval": "0.97-0.98", "all reads": 0.007178, "linked reads": 0.002589, "all reads (cumsum)": 0.324, "linked reads (cumsum)": 0.8052, "range_label": "0.97-0.98", "all reads (inferred)": 0.1794, "linked reads (inferred)": 0.795, "right_edge": 0.98}, {"bin": "0.98", "interval": "0.98-0.99", "all reads": 0.006719, "linked reads": 0.002632, "all reads (cumsum)": 0.3307, "linked reads (cumsum)": 0.8079, "range_label": "0.98-0.99", "all reads (inferred)": 0.1798, "linked reads (inferred)": 0.7961, "right_edge": 0.99}, {"bin": "0.99", "interval": "0.99-1.0", "all reads": 0.6693, "linked reads": 0.1921, "all reads (cumsum)": 1.0, "linked reads (cumsum)": 1.0, "range_label": "0.99-1.0", "all reads (inferred)": 1.0, "linked reads (inferred)": 1.0, "right_edge": 1.0}]}}
